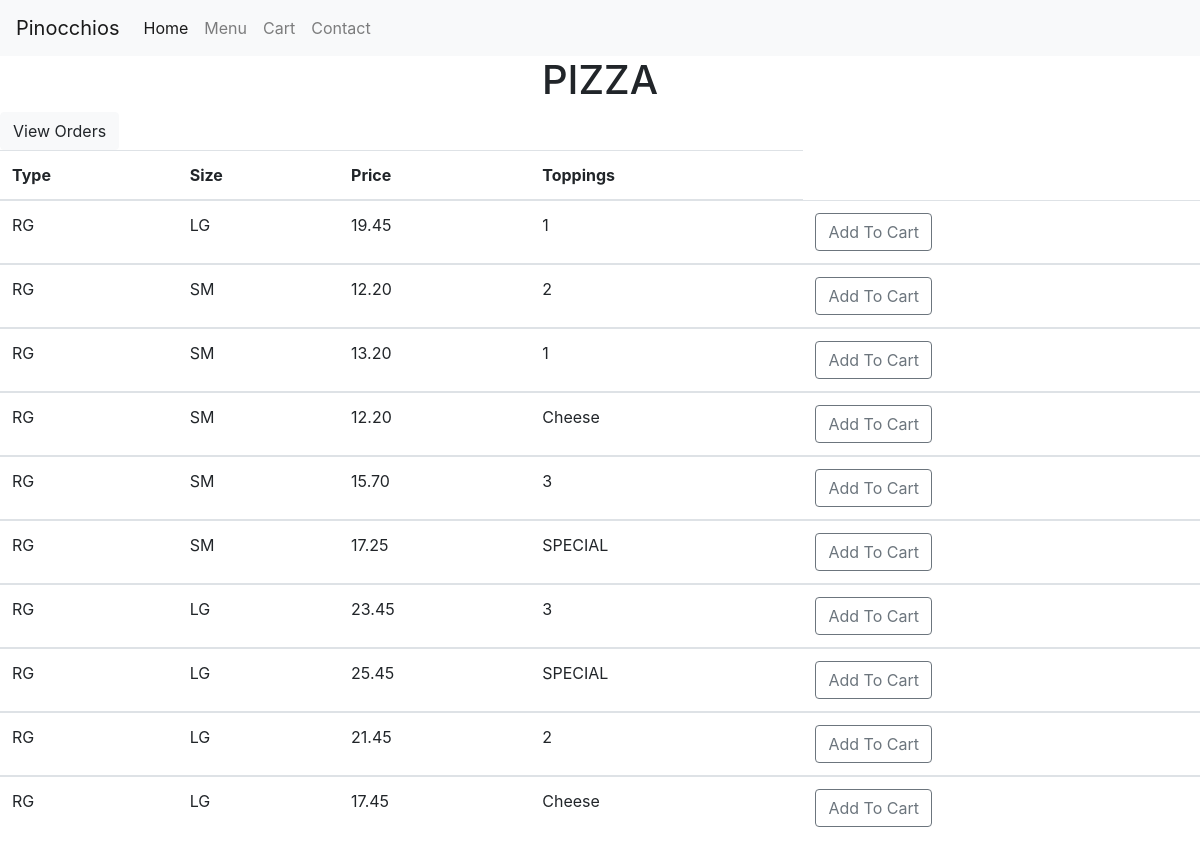
Screenshot of /menupizza with the database file from the repository.
### orders/models.py (models this page shows)
class Pizza(models.Model):
    Regular='RG'
    Sicilian='SC'
    TYPE_CHOICES=(
        (Regular,'Regular'),
        (Sicilian,'Sicilian' )
        )
    Small='SM'
    Large='LG'
    TYPE_CHOICES=((Regular,'Regular'),(Sicilian,'Sicilian') )
    SIZE_CHOICES=(
        (Small,'Small'),
        (Large,'Large'))
    Cheese='Cheese'
    first="1"
    second='2'
    third='3'
    fourth='4'
    fifth='5'
    Special='SPECIAL'
    NUM_TOPPING_CHOICES=(
    (Cheese,'Cheese'),
    (first,'1'),
    (second,'2'),
    (third,'3'),
    (fourth,'4'),
    (fifth,'5'),
    (Special,'SPECIAL'))
    PizzaDish = models.CharField(
        choices=TYPE_CHOICES,
        default=Regular,
        max_length=64,
    )
    Size=models.CharField(
        choices=SIZE_CHOICES,
        default=Small,
        max_length=64,
        )
    Price=models.DecimalField(
        max_digits=5,
        decimal_places=2,
        default=1
        )
    Num_Toppings = models.CharField(
        max_length=64,
        choices=NUM_TOPPING_CHOICES,
        )
    def __str__(self):
        return f"{self.PizzaDish} {self.Size} {self.Num_Toppings}"

### orders/views.py (the view)
# urls.py: path("menupizza", views.menupizza, name="menupizza"),
def menupizza(request):
     context = {
       "pizza" : Pizza.objects.all()
     }
     return render(request, "menu.html",context)

### templates/menu.html (shortened to what this page needs)
{% extends 'base.html' %}
{% block content %}
<h1 style="text-align:center;">PIZZA</h1>
<table class="table">
    <thead>
  <a class="btn btn-light" href="{% url 'view' %}">View Orders</a>
    <tr>
        <th scope="col">Type</th>
        <th scope="col">Size</th>
        <th scope="col">Price</th>
        <th scope="col">Toppings</th>
    </thead>
    {% for item in pizza %}
     <tbody>
    <tr scope="row">
        <td>{{ item.PizzaDish }}</td>
        <td>{{ item.Size }}</td>
        <td>{{ item.Price }}</td>
        <td>{{ item.Num_Toppings }}</td>
<td> <a class=" btn btn-outline-secondary" href="{% url 'add' item %}">Add To Cart</a> </td>
    </tr>
     </tbody>
    {% endfor %}
</table>
{% endblock %}

### templates/base.html (style rules this page uses)
a { color:black; }

### rows the page displays
Pizza: PizzaDish "RG", Size "LG", Price "19.45", Num_Toppings "1"
Pizza: PizzaDish "RG", Size "SM", Price "12.20", Num_Toppings "2"
Pizza: PizzaDish "RG", Size "SM", Price "13.20", Num_Toppings "1"
Pizza: PizzaDish "RG", Size "SM", Price "12.20", Num_Toppings "Cheese"
Pizza: PizzaDish "RG", Size "SM", Price "15.70", Num_Toppings "3"
Pizza: PizzaDish "RG", Size "SM", Price "17.25", Num_Toppings "SPECIAL"
Pizza: PizzaDish "RG", Size "LG", Price "23.45", Num_Toppings "3"
Pizza: PizzaDish "RG", Size "LG", Price "25.45", Num_Toppings "SPECIAL"
Pizza: PizzaDish "RG", Size "LG", Price "21.45", Num_Toppings "2"
Pizza: PizzaDish "RG", Size "LG", Price "17.45", Num_Toppings "Cheese"
